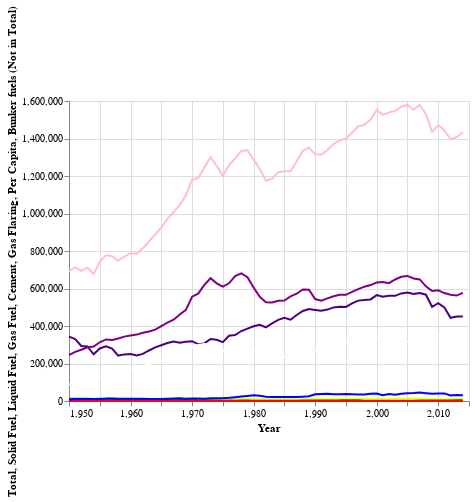

Notebook code cell kept with this figure:
### Code cell
base = alt.Chart(df11.reset_index()).encode(x='Year')
selection = alt.selection_multi(fields = fi, bind = 'legend')
alt.layer(
    base.mark_line(color='pink').encode(y='Total'),
    base.mark_line(color='indigo').encode(y='Solid Fuel'),
    base.mark_line(color='purple').encode(y='Liquid Fuel'),
    base.mark_line(color='white').encode(y='Gas Fuel'),
    base.mark_line(color='yellow').encode(y='Cement'),
    base.mark_line(color='green').encode(y='Gas Flaring'),
    base.mark_line(color='red').encode(y='Per Capita'),
    base.mark_line(color='blue').encode(y='Bunker fuels (Not in Total)')
)

### Figure 1 — Vega-Lite specification as saved in the notebook (floating-point values rounded to 4 significant figures)
{"config": {"view": {"continuousWidth": 400, "continuousHeight": 300}}, "layer": [{"mark": {"type": "line", "color": "pink"}, "encoding": {"x": {"type": "quantitative", "field": "Year"}, "y": {"type": "quantitative", "field": "Total"}}}, {"mark": {"type": "line", "color": "indigo"}, "encoding": {"x": {"type": "quantitative", "field": "Year"}, "y": {"type": "quantitative", "field": "Solid Fuel"}}}, {"mark": {"type": "line", "color": "purple"}, "encoding": {"x": {"type": "quantitative", "field": "Year"}, "y": {"type": "quantitative", "field": "Liquid Fuel"}}}, {"mark": {"type": "line", "color": "white"}, "encoding": {"x": {"type": "quantitative", "field": "Year"}, "y": {"type": "quantitative", "field": "Gas Fuel"}}}, {"mark": {"type": "line", "color": "yellow"}, "encoding": {"x": {"type": "quantitative", "field": "Year"}, "y": {"type": "quantitative", "field": "Cement"}}}, {"mark": {"type": "line", "color": "green"}, "encoding": {"x": {"type": "quantitative", "field": "Year"}, "y": {"type": "quantitative", "field": "Gas Flaring"}}}, {"mark": {"type": "line", "color": "red"}, "encoding": {"x": {"type": "quantitative", "field": "Year"}, "y": {"type": "quantitative", "field": "Per Capita"}}}, {"mark": {"type": "line", "color": "blue"}, "encoding": {"x": {"type": "quantitative", "field": "Year"}, "y": {"type": "quantitative", "field": "Bunker fuels (Not in Total)"}}}], "data": {"name": "data-f344051fadcd0b0238f66eb398d06d92"}, "$schema": "https://vega.github.io/schema/vega-lite/v4.8.1.json", "datasets": {"data-f344051fadcd0b0238f66eb398d06d92": [{"index": 143, "Year": 1950, "Country": "UNITED STATES OF AMERICA", "Total": 692124, "Solid Fuel": 343131, "Liquid Fuel": 244760, "Gas Fuel": 87123, "Cement": 5341, "Gas Flaring": 11769, "Per Capita": 4.32, "Bunker fuels (Not in Total)": 8100}, {"index": 294, "Year": 1951, "Country": "UNITED STATES OF AMERICA", "Total": 712983, "Solid Fuel": 330676, "Liquid Fuel": 262189, "Gas Fuel": 102677, "Cement": 5786, "Gas Flaring": 11654, "Per Capita": 4.39, "Bunker fuels (Not in Total)": 10253}, {"index": 447, "Year": 1952, "Country": "UNITED STATES OF AMERICA", "Total": 694618, "Solid Fuel": 293170, "Liquid Fuel": 273190, "Gas Fuel": 109931, "Cement": 5860, "Gas Flaring": 12468, "Per Capita": 4.21, "Bunker fuels (Not in Total)": 10784}, {"index": 600, "Year": 1953, "Country": "UNITED STATES OF AMERICA", "Total": 711175, "Solid Fuel": 290927, "Liquid Fuel": 286594, "Gas Fuel": 115541, "Cement": 6209, "Gas Flaring": 11905, "Per Capita": 4.24, "Bunker fuels (Not in Total)": 10973}, {"index": 754, "Year": 1954, "Country": "UNITED STATES OF AMERICA", "Total": 677689, "Solid Fuel": 249303, "Liquid Fuel": 290178, "Gas Fuel": 121179, "Cement": 6398, "Gas Flaring": 10631, "Per Capita": 3.97, "Bunker fuels (Not in Total)": 10060}, {"index": 913, "Year": 1955, "Country": "UNITED STATES OF AMERICA", "Total": 742828, "Solid Fuel": 280082, "Liquid Fuel": 313292, "Gas Fuel": 130784, "Cement": 7304, "Gas Flaring": 11366, "Per Capita": 4.28, "Bunker fuels (Not in Total)": 10842}, {"index": 1073, "Year": 1956, "Country": "UNITED STATES OF AMERICA", "Total": 778631, "Solid Fuel": 291582, "Liquid Fuel": 328544, "Gas Fuel": 138070, "Cement": 7735, "Gas Flaring": 12699, "Per Capita": 4.41, "Bunker fuels (Not in Total)": 11367}, {"index": 1235, "Year": 1957, "Country": "UNITED STATES OF AMERICA", "Total": 772001, "Solid Fuel": 279498, "Liquid Fuel": 325781, "Gas Fuel": 147556, "Cement": 7278, "Gas Flaring": 11888, "Per Capita": 4.3, "Bunker fuels (Not in Total)": 12961}, {"index": 1402, "Year": 1958, "Country": "UNITED STATES OF AMERICA", "Total": 748069, "Solid Fuel": 242452, "Liquid Fuel": 332982, "Gas Fuel": 155759, "Cement": 7570, "Gas Flaring": 9306, "Per Capita": 4.09, "Bunker fuels (Not in Total)": 11546}, {"index": 1576, "Year": 1959, "Country": "UNITED STATES OF AMERICA", "Total": 770642, "Solid Fuel": 248629, "Liquid Fuel": 343465, "Gas Fuel": 161902, "Cement": 8251, "Gas Flaring": 8394, "Per Capita": 4.15, "Bunker fuels (Not in Total)": 11623}, {"index": 1750, "Year": 1960, "Country": "UNITED STATES OF AMERICA", "Total": 788300, "Solid Fuel": 250536, "Liquid Fuel": 349790, "Gas Fuel": 171950, "Cement": 7750, "Gas Flaring": 8274, "Per Capita": 4.18, "Bunker fuels (Not in Total)": 11648}, {"index": 1925, "Year": 1961, "Country": "UNITED STATES OF AMERICA", "Total": 785521, "Solid Fuel": 242206, "Liquid Fuel": 354071, "Gas Fuel": 173694, "Cement": 7854, "Gas Flaring": 7696, "Per Capita": 4.1, "Bunker fuels (Not in Total)": 11918}, {"index": 2102, "Year": 1962, "Country": "UNITED STATES OF AMERICA", "Total": 814619, "Solid Fuel": 251315, "Liquid Fuel": 364287, "Gas Fuel": 184598, "Cement": 8163, "Gas Flaring": 6256, "Per Capita": 4.19, "Bunker fuels (Not in Total)": 11335}, {"index": 2281, "Year": 1963, "Country": "UNITED STATES OF AMERICA", "Total": 850622, "Solid Fuel": 269380, "Liquid Fuel": 370976, "Gas Fuel": 196085, "Cement": 8545, "Gas Flaring": 5636, "Per Capita": 4.31, "Bunker fuels (Not in Total)": 10425}, {"index": 2463, "Year": 1964, "Country": "UNITED STATES OF AMERICA", "Total": 887918, "Solid Fuel": 286347, "Liquid Fuel": 380436, "Gas Fuel": 207170, "Cement": 8939, "Gas Flaring": 5025, "Per Capita": 4.44, "Bunker fuels (Not in Total)": 10848}, {"index": 2647, "Year": 1965, "Country": "UNITED STATES OF AMERICA", "Total": 924713, "Solid Fuel": 297658, "Liquid Fuel": 399752, "Gas Fuel": 213593, "Cement": 9019, "Gas Flaring": 4691, "Per Capita": 4.57, "Bunker fuels (Not in Total)": 10627}, {"index": 2831, "Year": 1966, "Country": "UNITED STATES OF AMERICA", "Total": 971333, "Solid Fuel": 309148, "Liquid Fuel": 417484, "Gas Fuel": 229860, "Cement": 9319, "Gas Flaring": 5522, "Per Capita": 4.75, "Bunker fuels (Not in Total)": 11697}, {"index": 3015, "Year": 1967, "Country": "UNITED STATES OF AMERICA", "Total": 1007829, "Solid Fuel": 317426, "Liquid Fuel": 433732, "Gas Fuel": 240525, "Cement": 8945, "Gas Flaring": 7201, "Per Capita": 4.88, "Bunker fuels (Not in Total)": 13196}, {"index": 3199, "Year": 1968, "Country": "UNITED STATES OF AMERICA", "Total": 1044820, "Solid Fuel": 311027, "Liquid Fuel": 461087, "Gas Fuel": 255557, "Cement": 9557, "Gas Flaring": 7592, "Per Capita": 5.01, "Bunker fuels (Not in Total)": 14224}, {"index": 3383, "Year": 1969, "Country": "UNITED STATES OF AMERICA", "Total": 1097559, "Solid Fuel": 316048, "Liquid Fuel": 486252, "Gas Fuel": 277861, "Cement": 9670, "Gas Flaring": 7728, "Per Capita": 5.22, "Bunker fuels (Not in Total)": 12374}, {"index": 3567, "Year": 1970, "Country": "UNITED STATES OF AMERICA", "Total": 1180503, "Solid Fuel": 318802, "Liquid Fuel": 556245, "Gas Fuel": 289086, "Cement": 9206, "Gas Flaring": 7164, "Per Capita": 5.56, "Bunker fuels (Not in Total)": 13270}, {"index": 3752, "Year": 1971, "Country": "UNITED STATES OF AMERICA", "Total": 1188102, "Solid Fuel": 302240, "Liquid Fuel": 572409, "Gas Fuel": 299380, "Cement": 9909, "Gas Flaring": 4165, "Per Capita": 5.54, "Bunker fuels (Not in Total)": 12774}, {"index": 3939, "Year": 1972, "Country": "UNITED STATES OF AMERICA", "Total": 1244874, "Solid Fuel": 306998, "Liquid Fuel": 619316, "Gas Fuel": 304496, "Cement": 10432, "Gas Flaring": 3632, "Per Capita": 5.76, "Bunker fuels (Not in Total)": 12584}, {"index": 4125, "Year": 1973, "Country": "UNITED STATES OF AMERICA", "Total": 1300844, "Solid Fuel": 330391, "Liquid Fuel": 654881, "Gas Fuel": 301168, "Cement": 10805, "Gas Flaring": 3599, "Per Capita": 5.96, "Bunker fuels (Not in Total)": 14614}, {"index": 4311, "Year": 1974, "Country": "UNITED STATES OF AMERICA", "Total": 1254019, "Solid Fuel": 326496, "Liquid Fuel": 627704, "Gas Fuel": 287164, "Cement": 10226, "Gas Flaring": 2429, "Per Capita": 5.69, "Bunker fuels (Not in Total)": 14475}, {"index": 4497, "Year": 1975, "Country": "UNITED STATES OF AMERICA", "Total": 1201617, "Solid Fuel": 314200, "Liquid Fuel": 609917, "Gas Fuel": 266957, "Cement": 8602, "Gas Flaring": 1941, "Per Capita": 5.41, "Bunker fuels (Not in Total)": 14355}, {"index": 4683, "Year": 1976, "Country": "UNITED STATES OF AMERICA", "Total": 1258004, "Solid Fuel": 347823, "Liquid Fuel": 627574, "Gas Fuel": 271413, "Cement": 9191, "Gas Flaring": 2003, "Per Capita": 5.61, "Bunker fuels (Not in Total)": 16780}, {"index": 4869, "Year": 1977, "Country": "UNITED STATES OF AMERICA", "Total": 1293235, "Solid Fuel": 351898, "Liquid Fuel": 666681, "Gas Fuel": 262797, "Cement": 9877, "Gas Flaring": 1982, "Per Capita": 5.71, "Bunker fuels (Not in Total)": 20623}, {"index": 5055, "Year": 1978, "Country": "UNITED STATES OF AMERICA", "Total": 1333750, "Solid Fuel": 373171, "Liquid Fuel": 680284, "Gas Fuel": 267531, "Cement": 10546, "Gas Flaring": 2217, "Per Capita": 5.83, "Bunker fuels (Not in Total)": 23859}, {"index": 5241, "Year": 1979, "Country": "UNITED STATES OF AMERICA", "Total": 1336732, "Solid Fuel": 386122, "Liquid Fuel": 660568, "Gas Fuel": 277023, "Cement": 10599, "Gas Flaring": 2420, "Per Capita": 5.79, "Bunker fuels (Not in Total)": 26979}, {"index": 5426, "Year": 1980, "Country": "UNITED STATES OF AMERICA", "Total": 1288031, "Solid Fuel": 398480, "Liquid Fuel": 604997, "Gas Fuel": 273264, "Cement": 9464, "Gas Flaring": 1826, "Per Capita": 5.52, "Bunker fuels (Not in Total)": 30191}, {"index": 5612, "Year": 1981, "Country": "UNITED STATES OF AMERICA", "Total": 1236924, "Solid Fuel": 406232, "Liquid Fuel": 555550, "Gas Fuel": 264716, "Cement": 8998, "Gas Flaring": 1428, "Per Capita": 5.25, "Bunker fuels (Not in Total)": 27835}, {"index": 5798, "Year": 1982, "Country": "UNITED STATES OF AMERICA", "Total": 1174461, "Solid Fuel": 392268, "Liquid Fuel": 526507, "Gas Fuel": 246386, "Cement": 7938, "Gas Flaring": 1362, "Per Capita": 4.94, "Bunker fuels (Not in Total)": 23252}, {"index": 5984, "Year": 1983, "Country": "UNITED STATES OF AMERICA", "Total": 1184041, "Solid Fuel": 413986, "Liquid Fuel": 525822, "Gas Fuel": 234041, "Cement": 8803, "Gas Flaring": 1389, "Per Capita": 4.93, "Bunker fuels (Not in Total)": 21424}, {"index": 6169, "Year": 1984, "Country": "UNITED STATES OF AMERICA", "Total": 1220396, "Solid Fuel": 432885, "Liquid Fuel": 534345, "Gas Fuel": 241877, "Cement": 9710, "Gas Flaring": 1580, "Per Capita": 5.03, "Bunker fuels (Not in Total)": 21704}, {"index": 6354, "Year": 1985, "Country": "UNITED STATES OF AMERICA", "Total": 1225131, "Solid Fuel": 443963, "Liquid Fuel": 535338, "Gas Fuel": 234710, "Cement": 9729, "Gas Flaring": 1392, "Per Capita": 5.01, "Bunker fuels (Not in Total)": 21032}, {"index": 6540, "Year": 1986, "Country": "UNITED STATES OF AMERICA", "Total": 1225924, "Solid Fuel": 433532, "Liquid Fuel": 558180, "Gas Fuel": 222922, "Cement": 9860, "Gas Flaring": 1431, "Per Capita": 4.96, "Bunker fuels (Not in Total)": 20779}, {"index": 6727, "Year": 1987, "Country": "UNITED STATES OF AMERICA", "Total": 1278531, "Solid Fuel": 458737, "Liquid Fuel": 572098, "Gas Fuel": 236077, "Cement": 9809, "Gas Flaring": 1810, "Per Capita": 5.12, "Bunker fuels (Not in Total)": 21517}, {"index": 6914, "Year": 1988, "Country": "UNITED STATES OF AMERICA", "Total": 1334204, "Solid Fuel": 480051, "Liquid Fuel": 594950, "Gas Fuel": 247462, "Cement": 9655, "Gas Flaring": 2086, "Per Capita": 5.29, "Bunker fuels (Not in Total)": 23133}, {"index": 7101, "Year": 1989, "Country": "UNITED STATES OF AMERICA", "Total": 1351263, "Solid Fuel": 490381, "Liquid Fuel": 592998, "Gas Fuel": 256119, "Cement": 9692, "Gas Flaring": 2073, "Per Capita": 5.31, "Bunker fuels (Not in Total)": 25070}, {"index": 7294, "Year": 1990, "Country": "UNITED STATES OF AMERICA", "Total": 1315354, "Solid Fuel": 485909, "Liquid Fuel": 543736, "Gas Fuel": 273788, "Cement": 9710, "Gas Flaring": 2211, "Per Capita": 5.12, "Bunker fuels (Not in Total)": 35600}, {"index": 7486, "Year": 1991, "Country": "UNITED STATES OF AMERICA", "Total": 1314657, "Solid Fuel": 481567, "Liquid Fuel": 534850, "Gas Fuel": 286432, "Cement": 9311, "Gas Flaring": 2498, "Per Capita": 5.06, "Bunker fuels (Not in Total)": 37321}, {"index": 7699, "Year": 1992, "Country": "UNITED STATES OF AMERICA", "Total": 1338842, "Solid Fuel": 487569, "Liquid Fuel": 547108, "Gas Fuel": 292063, "Cement": 9640, "Gas Flaring": 2462, "Per Capita": 5.11, "Bunker fuels (Not in Total)": 39201}, {"index": 7912, "Year": 1993, "Country": "UNITED STATES OF AMERICA", "Total": 1371332, "Solid Fuel": 499183, "Liquid Fuel": 558273, "Gas Fuel": 300327, "Cement": 10216, "Gas Flaring": 3333, "Per Capita": 5.18, "Bunker fuels (Not in Total)": 36039}, {"index": 8126, "Year": 1994, "Country": "UNITED STATES OF AMERICA", "Total": 1389243, "Solid Fuel": 502433, "Liquid Fuel": 566208, "Gas Fuel": 306454, "Cement": 10792, "Gas Flaring": 3356, "Per Capita": 5.19, "Bunker fuels (Not in Total)": 35397}, {"index": 8340, "Year": 1995, "Country": "UNITED STATES OF AMERICA", "Total": 1399760, "Solid Fuel": 501826, "Liquid Fuel": 566173, "Gas Fuel": 316938, "Cement": 10652, "Gas Flaring": 4171, "Per Capita": 5.18, "Bunker fuels (Not in Total)": 37502}, {"index": 8554, "Year": 1996, "Country": "UNITED STATES OF AMERICA", "Total": 1432264, "Solid Fuel": 520930, "Liquid Fuel": 582071, "Gas Fuel": 314272, "Cement": 10991, "Gas Flaring": 4000, "Per Capita": 5.24, "Bunker fuels (Not in Total)": 36585}, {"index": 8768, "Year": 1997, "Country": "UNITED STATES OF AMERICA", "Total": 1464062, "Solid Fuel": 535352, "Liquid Fuel": 596852, "Gas Fuel": 316631, "Cement": 11459, "Gas Flaring": 3768, "Per Capita": 5.29, "Bunker fuels (Not in Total)": 34392}, {"index": 8982, "Year": 1998, "Country": "UNITED STATES OF AMERICA", "Total": 1472869, "Solid Fuel": 538390, "Liquid Fuel": 609824, "Gas Fuel": 311509, "Cement": 11631, "Gas Flaring": 1514, "Per Capita": 5.26, "Bunker fuels (Not in Total)": 34316}, {"index": 9196, "Year": 1999, "Country": "UNITED STATES OF AMERICA", "Total": 1501137, "Solid Fuel": 541784, "Liquid Fuel": 618335, "Gas Fuel": 327459, "Cement": 11938, "Gas Flaring": 1621, "Per Capita": 5.3, "Bunker fuels (Not in Total)": 38142}, {"index": 9410, "Year": 2000, "Country": "UNITED STATES OF AMERICA", "Total": 1552682, "Solid Fuel": 564757, "Liquid Fuel": 632129, "Gas Fuel": 342282, "Cement": 12173, "Gas Flaring": 1341, "Per Capita": 5.42, "Bunker fuels (Not in Total)": 40072}, {"index": 9624, "Year": 2001, "Country": "UNITED STATES OF AMERICA", "Total": 1525987, "Solid Fuel": 555810, "Liquid Fuel": 634801, "Gas Fuel": 321651, "Cement": 12301, "Gas Flaring": 1425, "Per Capita": 5.27, "Bunker fuels (Not in Total)": 30972}, {"index": 9840, "Year": 2002, "Country": "UNITED STATES OF AMERICA", "Total": 1538399, "Solid Fuel": 561866, "Liquid Fuel": 628411, "Gas Fuel": 334252, "Cement": 12412, "Gas Flaring": 1458, "Per Capita": 5.26, "Bunker fuels (Not in Total)": 37633}, {"index": 10056, "Year": 2003, "Country": "UNITED STATES OF AMERICA", "Total": 1547778, "Solid Fuel": 560926, "Liquid Fuel": 648067, "Gas Fuel": 324514, "Cement": 12829, "Gas Flaring": 1442, "Per Capita": 5.24, "Bunker fuels (Not in Total)": 33335}, {"index": 10272, "Year": 2004, "Country": "UNITED STATES OF AMERICA", "Total": 1569696, "Solid Fuel": 573935, "Liquid Fuel": 662168, "Gas Fuel": 318710, "Cement": 13466, "Gas Flaring": 1417, "Per Capita": 5.26, "Bunker fuels (Not in Total)": 38293}, {"index": 10488, "Year": 2005, "Country": "UNITED STATES OF AMERICA", "Total": 1578873, "Solid Fuel": 579104, "Liquid Fuel": 667143, "Gas Fuel": 317152, "Cement": 13723, "Gas Flaring": 1751, "Per Capita": 5.25, "Bunker fuels (Not in Total)": 41091}, {"index": 10706, "Year": 2006, "Country": "UNITED STATES OF AMERICA", "Total": 1553664, "Solid Fuel": 571099, "Liquid Fuel": 653101, "Gas Fuel": 313999, "Cement": 13561, "Gas Flaring": 1903, "Per Capita": 5.12, "Bunker fuels (Not in Total)": 42954}, {"index": 10924, "Year": 2007, "Country": "UNITED STATES OF AMERICA", "Total": 1578683, "Solid Fuel": 575692, "Liquid Fuel": 648278, "Gas Fuel": 339433, "Cement": 13172, "Gas Flaring": 2109, "Per Capita": 5.13, "Bunker fuels (Not in Total)": 45630}, {"index": 11141, "Year": 2008, "Country": "UNITED STATES OF AMERICA", "Total": 1530982, "Solid Fuel": 566810, "Liquid Fuel": 611445, "Gas Fuel": 338359, "Cement": 11915, "Gas Flaring": 2453, "Per Capita": 4.93, "Bunker fuels (Not in Total)": 41815}, {"index": 11358, "Year": 2009, "Country": "UNITED STATES OF AMERICA", "Total": 1435371, "Solid Fuel": 502323, "Liquid Fuel": 586926, "Gas Fuel": 334871, "Cement": 8819, "Gas Flaring": 2431, "Per Capita": 4.61, "Bunker fuels (Not in Total)": 38301}, {"index": 11575, "Year": 2010, "Country": "UNITED STATES OF AMERICA", "Total": 1471375, "Solid Fuel": 521330, "Liquid Fuel": 590751, "Gas Fuel": 347716, "Cement": 9139, "Gas Flaring": 2439, "Per Capita": 4.69, "Bunker fuels (Not in Total)": 40388}, {"index": 11792, "Year": 2011, "Country": "UNITED STATES OF AMERICA", "Total": 1442509, "Solid Fuel": 498720, "Liquid Fuel": 575746, "Gas Fuel": 355630, "Cement": 9335, "Gas Flaring": 3079, "Per Capita": 4.56, "Bunker fuels (Not in Total)": 40600}, {"index": 12012, "Year": 2012, "Country": "UNITED STATES OF AMERICA", "Total": 1396083, "Solid Fuel": 443904, "Liquid Fuel": 566582, "Gas Fuel": 372277, "Cement": 10191, "Gas Flaring": 3129, "Per Capita": 4.38, "Bunker fuels (Not in Total)": 29859}, {"index": 12232, "Year": 2013, "Country": "UNITED STATES OF AMERICA", "Total": 1406916, "Solid Fuel": 450641, "Liquid Fuel": 562260, "Gas Fuel": 379659, "Cement": 10528, "Gas Flaring": 3828, "Per Capita": 4.38, "Bunker fuels (Not in Total)": 31592}, {"index": 12452, "Year": 2014, "Country": "UNITED STATES OF AMERICA", "Total": 1432855, "Solid Fuel": 450047, "Liquid Fuel": 576531, "Gas Fuel": 390719, "Cement": 11314, "Gas Flaring": 4244, "Per Capita": 4.43, "Bunker fuels (Not in Total)": 30722}]}}
